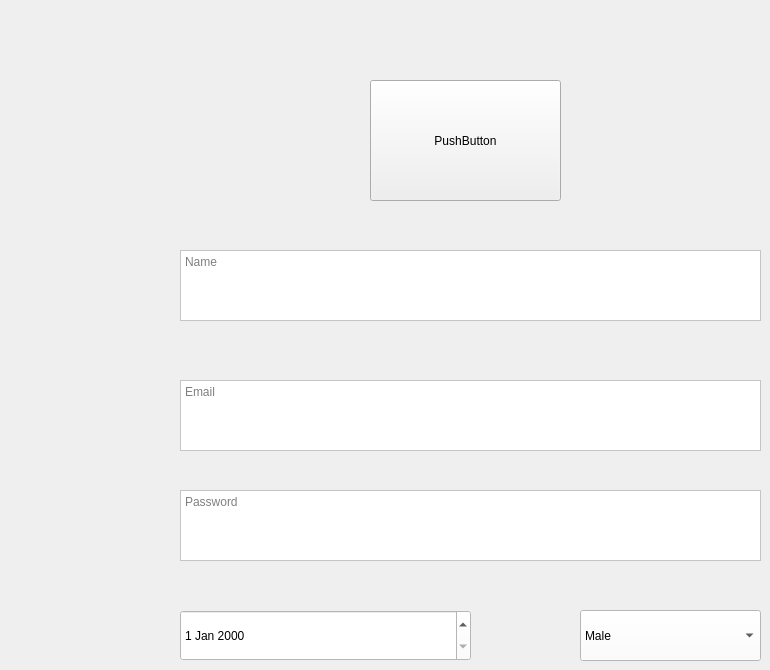
    <widget class="QWidget" name="page">
     <widget class="QLabel" name="label_15">
      <property name="geometry">
       <rect>
        <x>60</x>
        <y>270</y>
        <width>31</width>
        <height>31</height>
       </rect>
      </property>
      <property name="text">
       <string/>
      </property>
      <property name="pixmap">
       <pixmap>../img/user-regular.svg</pixmap>
      </property>
      <property name="scaledContents">
       <bool>true</bool>
      </property>
     </widget>
     <widget class="QLabel" name="label_16">
      <property name="geometry">
       <rect>
        <x>50</x>
        <y>400</y>
        <width>51</width>
        <height>41</height>
       </rect>
      </property>
      <property name="text">
       <string/>
      </property>
      <property name="pixmap">
       <pixmap>../img/envelope-regular.svg</pixmap>
      </property>
      <property name="scaledContents">
       <bool>true</bool>
      </property>
     </widget>
     <widget class="QLabel" name="label_17">
      <property name="geometry">
       <rect>
        <x>60</x>
        <y>510</y>
        <width>31</width>
        <height>31</height>
       </rect>
      </property>
      <property name="text">
       <string/>
      </property>
      <property name="pixmap">
       <pixmap>../img/eye-solid.svg</pixmap>
      </property>
      <property name="scaledContents">
       <bool>true</bool>
      </property>
     </widget>
     <widget class="QLabel" name="label_26">
      <property name="geometry">
       <rect>
        <x>60</x>
        <y>620</y>
        <width>31</width>
        <height>31</height>
       </rect>
      </property>
      <property name="text">
       <string/>
      </property>
      <property name="pixmap">
       <pixmap>../img/calendar-regular.svg</pixmap>
      </property>
      <property name="scaledContents">
       <bool>true</bool>
      </property>
     </widget>
     <widget class="QLabel" name="label_27">
      <property name="geometry">
       <rect>
        <x>520</x>
        <y>610</y>
        <width>31</width>
        <height>51</height>
       </rect>
      </property>
      <property name="text">
       <string/>
      </property>
      <property name="pixmap">
       <pixmap>../img/person-half-dress-solid.svg</pixmap>
      </property>
      <property name="scaledContents">
       <bool>true</bool>
      </property>
     </widget>
     <widget class="QTextEdit" name="textEdit">
      <property name="geometry">
       <rect>
        <x>180</x>
        <y>250</y>
        <width>581</width>
        <height>71</height>
       </rect>
      </property>
      <property name="styleSheet">
       <string notr="true">background-color:rgb(255, 255, 255)</string>
      </property>
      <property name="placeholderText">
       <string>Name</string>
      </property>
     </widget>
     <widget class="QTextEdit" name="textEdit_2">
      <property name="geometry">
       <rect>
        <x>180</x>
        <y>380</y>
        <width>581</width>
        <height>71</height>
       </rect>
      </property>
      <property name="styleSheet">
       <string notr="true">background-color:rgb(255, 255, 255)</string>
      </property>
      <property name="placeholderText">
       <string>Email</string>
      </property>
     </widget>
     <widget class="QTextEdit" name="textEdit_3">
      <property name="geometry">
       <rect>
        <x>180</x>
        <y>490</y>
        <width>581</width>
        <height>71</height>
       </rect>
      </property>
      <property name="styleSheet">
       <string notr="true">background-color:rgb(255, 255, 255)</string>
      </property>
      <property name="html">
       <string>&lt;!DOCTYPE HTML PUBLIC &quot;-//W3C//DTD HTML 4.0//EN&quot; &quot;http://www.w3.org/TR/REC-html40/strict.dtd&quot;&gt;
&lt;html&gt;&lt;head&gt;&lt;meta name=&quot;qrichtext&quot; content=&quot;1&quot; /&gt;&lt;meta charset=&quot;utf-8&quot; /&gt;&lt;style type=&quot;text/css&quot;&gt;
p, li { white-space: pre-wrap; }
hr { height: 1px; border-width: 0; }
li.unchecked::marker { content: &quot;\2610&quot;; }
li.checked::marker { content: &quot;\2612&quot;; }
&lt;/style&gt;&lt;/head&gt;&lt;body style=&quot; font-family:'Segoe UI'; font-size:9pt; font-weight:400; font-style:normal;&quot;&gt;
&lt;p style=&quot;-qt-paragraph-type:empty; margin-top:0px; margin-bottom:0px; margin-left:0px; margin-right:0px; -qt-block-indent:0; text-indent:0px;&quot;&gt;&lt;br /&gt;&lt;/p&gt;&lt;/body&gt;&lt;/html&gt;</string>
      </property>
      <property name="placeholderText">
       <string>Password</string>
      </property>
     </widget>
     <widget class="QDateEdit" name="dateEdit">
      <property name="geometry">
       <rect>
        <x>180</x>
        <y>610</y>
        <width>291</width>
        <height>51</height>
       </rect>
      </property>
      <property name="styleSheet">
       <string notr="true">background-color:rgb(255, 255, 255)</string>
      </property>
     </widget>
     <widget class="QComboBox" name="comboBox">
      <property name="geometry">
       <rect>
        <x>580</x>
        <y>610</y>
        <width>181</width>
        <height>51</height>
       </rect>
      </property>
      <property name="styleSheet">
       <string notr="true">background-color:rgb(255, 255, 255)</string>
      </property>
      <item>
       <property name="text">
        <string>Male</string>
       </property>
      </item>
      <item>
       <property name="text">
        <string>Female</string>
       </property>
      </item>
      <item>
       <property name="text">
        <string>None</string>
       </property>
      </item>
     </widget>
     <widget class="QPushButton" name="btn_avatar">
      <property name="geometry">
       <rect>
        <x>370</x>
        <y>80</y>
        <width>191</width>
        <height>121</height>
       </rect>
      </property>
      <property name="text">
       <string>PushButton</string>
      </property>
     </widget>
    </widget>
